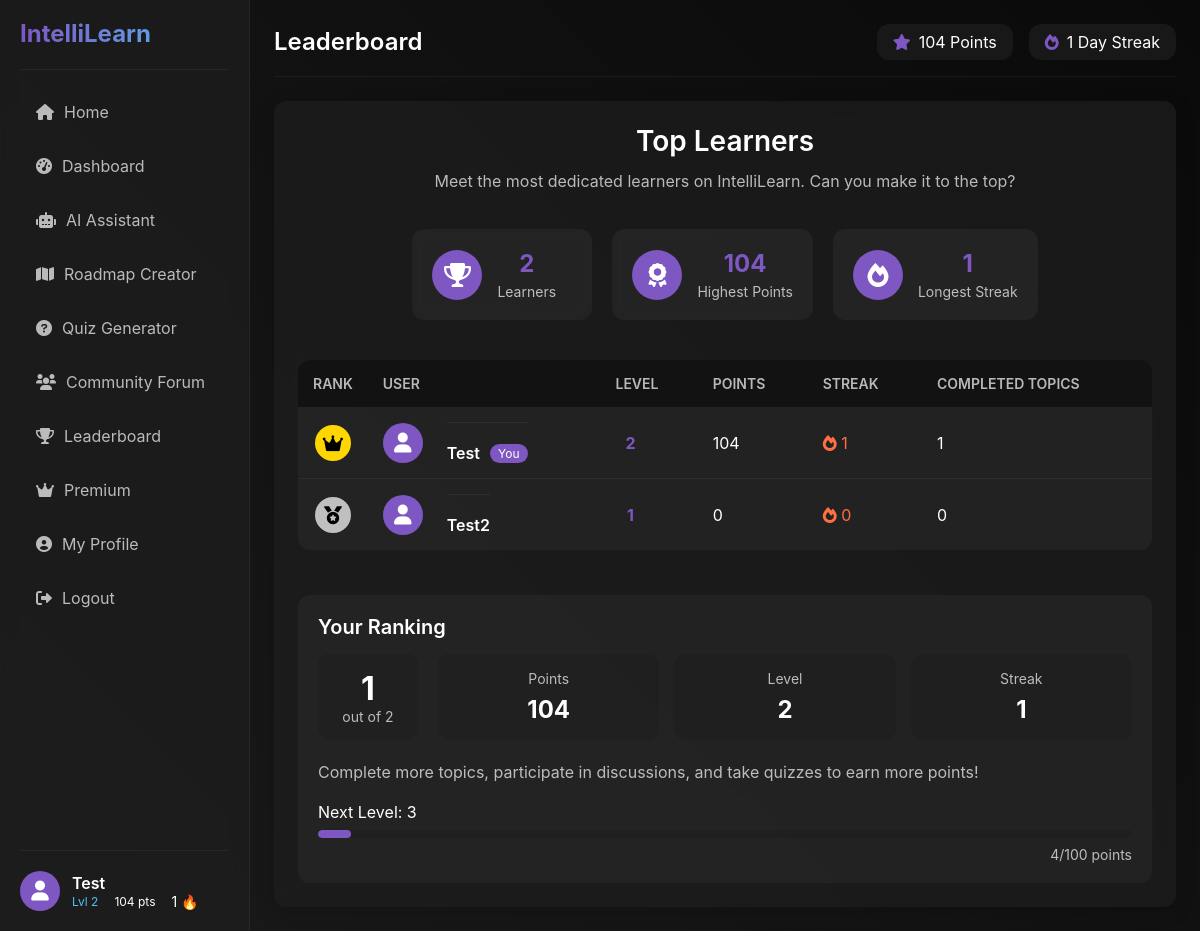
/leaderboard (signed in), run on the app's committed database.
### models.py (models this page shows, shortened)
class User(db.Model):
    __tablename__ = 'users'
    id = db.Column(db.Integer, primary_key=True)
    username = db.Column(db.String(50), unique=True, nullable=False)
    password = db.Column(db.String(100), nullable=False)
    points = db.Column(db.Integer, default=0)
    level = db.Column(db.Integer, default=1)
    streak = db.Column(db.Integer, default=0)
    completed_topics = db.Column(db.Text, default='[]')  # JSON string of completed topics
    is_premium = db.Column(db.Boolean, default=False)
    premium_until = db.Column(db.DateTime, nullable=True)
    created_at = db.Column(db.DateTime, default=datetime.datetime.utcnow)
    education_level = db.Column(db.String(100), nullable=True)  # e.g., High School, Bachelor's, Master's
    field_of_study = db.Column(db.String(100), nullable=True)  # e.g., Computer Science, Biology
    current_courses = db.Column(db.Text, default='[]')  # JSON string of current courses
    learning_goals = db.Column(db.Text, nullable=True)  # Learning objectives
    career_goals = db.Column(db.String(200), nullable=True)  # Career aspirations
    preferred_learning_style = db.Column(db.String(50), nullable=True)  # e.g., Visual, Auditory, Reading/Writing
    roadmaps = db.relationship('Roadmap', backref='creator', lazy=True)
    forum_posts = db.relationship('ForumPost', backref='author', lazy=True)
    forum_comments = db.relationship('ForumComment', backref='author', lazy=True)
    chat_messages = db.relationship('ChatMessage', backref='user', lazy=True)
    def get_completed_topics(self):
        if self.completed_topics:
            return json.loads(self.completed_topics)
        return []
    def get_current_courses(self):
        if self.current_courses:
            return json.loads(self.current_courses)
        return []
    def to_dict(self):
        return {
            'id': self.id,
            'username': self.username,
            'points': self.points,
            'level': self.level,
            'streak': self.streak,
            'completed_topics': self.get_completed_topics(),
            'is_premium': self.is_premium,
            'premium_until': self.premium_until.isoformat() if self.premium_until else None,
            'education_level': self.education_level,
            'field_of_study': self.field_of_study,
            'current_courses': self.get_current_courses(),
            'learning_goals': self.learning_goals,
            'career_goals': self.career_goals,
            'preferred_learning_style': self.preferred_learning_style
        }

### app.py (the view)
@app.route('/leaderboard')
def leaderboard():
    users = User.query.order_by(User.points.desc()).all()
    highest_points = max([user.points for user in users]) if users else 0
    highest_streak = max([user.streak for user in users]) if users else 0
    current_user = None
    next_level_points = 0
    if 'username' in session:
        current_user = User.query.filter_by(username=session['username']).first()
        if current_user:
            next_level_points = 100 - (current_user.points % 100)
    return render_template('leaderboard.html',
                          leaderboard=[user.to_dict() for user in users],
                          highest_points=highest_points,
                          highest_streak=highest_streak,
                          user=current_user,
                          next_level_points=next_level_points)

### templates/leaderboard.html (shortened to what this page needs)
{% extends "base.html" %}
{% block page_title %}Leaderboard{% endblock %}
{% block content %}
<div class="leaderboard-container">
    <div class="leaderboard-header">
        <h2>Top Learners</h2>
        <p>Meet the most dedicated learners on IntelliLearn. Can you make it to the top?</p>
    </div>
    <div class="leaderboard-stats">
        <div class="stat-card">
            <div class="stat-icon">
                <i class="fas fa-trophy"></i>
            </div>
            <div class="stat-info">
                <div class="stat-value">{{ leaderboard|length }}</div>
                <div class="stat-label">Learners</div>
            </div>
        </div>
        <div class="stat-card">
            <div class="stat-icon">
                <i class="fas fa-award"></i>
            </div>
            <div class="stat-info">
                <div class="stat-value">{{ highest_points }}</div>
                <div class="stat-label">Highest Points</div>
            </div>
        </div>
        <div class="stat-card">
            <div class="stat-icon">
                <i class="fas fa-fire"></i>
            </div>
            <div class="stat-info">
                <div class="stat-value">{{ highest_streak }}</div>
                <div class="stat-label">Longest Streak</div>
            </div>
        </div>
    </div>
    <div class="leaderboard-table-container">
        <table class="leaderboard-table">
            <thead>
                <tr>
                    <th>Rank</th>
                    <th>User</th>
                    <th>Level</th>
                    <th>Points</th>
                    <th>Streak</th>
                    <th>Completed Topics</th>
                </tr>
            </thead>
            <tbody>
                {% for user_entry in leaderboard %}
                <tr class="{% if 'username' in session and session['username'] == user_entry.username %}leaderboard-current-user{% endif %}">
                    <td class="rank">
                        {% if loop.index == 1 %}
                        <div class="rank-icon rank-1"><i class="fas fa-crown"></i></div>
                        {% elif loop.index == 2 %}
                        <div class="rank-icon rank-2"><i class="fas fa-medal"></i></div>
                        {% elif loop.index == 3 %}
                        <div class="rank-icon rank-3"><i class="fas fa-award"></i></div>
                        {% else %}
                        <div class="rank-number">{{ loop.index }}</div>
                        {% endif %}
                    </td>
                    <td class="user">
                        <div class="user-avatar">
                            <i class="fas fa-user"></i>
                        </div>
                        <div class="user-info">
                            <div class="username">{{ user_entry.username }}</div>
                            {% if 'username' in session and session['username'] == user_entry.username %}
                            <div class="user-tag">You</div>
                            {% endif %}
                        </div>
                    </td>
                    <td class="level">
                        <div class="level-badge">{{ user_entry.level }}</div>
                    </td>
                    <td class="points">{{ user_entry.points }}</td>
                    <td class="streak">
                        <i class="fas fa-fire"></i> {{ user_entry.streak }}
                    </td>
                    <td class="topics">{{ user_entry.completed_topics|length }}</td>
                </tr>
                {% endfor %}
            </tbody>
        </table>
    </div>
    {% if 'username' in session %}
    <div class="user-rank-info">
        <h3>Your Ranking</h3>
        <div class="user-rank-card">
            <div class="user-rank-position">
                {% for user_entry in leaderboard %}
                    {% if user_entry.username == session['username'] %}
                        <div class="rank-number">{{ loop.index }}</div>
                        <div class="rank-label">out of {{ leaderboard|length }}</div>
                    {% endif %}
                {% endfor %}
            </div>
            <div class="user-rank-stats">
                <div class="rank-stat">
                    <div class="rank-stat-label">Points</div>
                    <div class="rank-stat-value">{{ user.points }}</div>
                </div>
                <div class="rank-stat">
                    <div class="rank-stat-label">Level</div>
                    <div class="rank-stat-value">{{ user.level }}</div>
                </div>
                <div class="rank-stat">
                    <div class="rank-stat-label">Streak</div>
                    <div class="rank-stat-value">{{ user.streak }}</div>
                </div>
            </div>
        </div>
        <div class="rank-improvement">
            <p>Complete more topics, participate in discussions, and take quizzes to earn more points!</p>
            {% if 'username' in session and next_level_points > 0 %}
            <div class="next-level-progress">
                <div class="progress-label">Next Level: {{ user.level + 1 }}</div>
                <div class="progress-bar-container">
                    <div class="progress-bar" style="width: {{ (user.points % 100) }}%;"></div>
                </div>
                <div class="progress-value">{{ user.points % 100 }}/100 points</div>
            </div>
            {% endif %}
        </div>
    </div>
    {% endif %}
</div>
{% endblock %}

### templates/base.html (shortened to what this page needs)
<!DOCTYPE html>
<html lang="en">
<head>
    <link rel="stylesheet" href="{{ url_for('static', filename='css/style.css') }}">
    <link rel="stylesheet" href="https://cdnjs.cloudflare.com/ajax/libs/font-awesome/6.0.0/css/all.min.css">
</head>
<body>
    <div class="app-container">
        <nav class="sidebar">
            <div class="sidebar-header">
                <h1 class="logo">IntelliLearn</h1>
            </div>
            <ul class="sidebar-menu">
                {% if 'username' in session %}
                <li><a href="{{ url_for('dashboard') }}"><i class="fas fa-home"></i> Home</a></li>
                <li><a href="{{ url_for('dashboard') }}"><i class="fas fa-tachometer-alt"></i> Dashboard</a></li>
                <li><a href="{{ url_for('ai_chat') }}"><i class="fas fa-robot"></i> AI Assistant</a></li>
                <li><a href="{{ url_for('roadmap_creator') }}"><i class="fas fa-map"></i> Roadmap Creator</a></li>
                <li><a href="{{ url_for('quiz_generator') }}"><i class="fas fa-question-circle"></i> Quiz Generator</a></li>
                <li><a href="{{ url_for('forum') }}"><i class="fas fa-users"></i> Community Forum</a></li>
                <li><a href="{{ url_for('leaderboard') }}"><i class="fas fa-trophy"></i> Leaderboard</a></li>
                <li><a href="{{ url_for('premium') }}"><i class="fas fa-crown"></i> Premium</a></li>
                <li><a href="{{ url_for('profile') }}"><i class="fas fa-user-circle"></i> My Profile</a></li>
                <li><a href="{{ url_for('logout') }}"><i class="fas fa-sign-out-alt"></i> Logout</a></li>
                {% else %}
                <li><a href="{{ url_for('index') }}"><i class="fas fa-home"></i> Home</a></li>
                <li><a href="{{ url_for('login') }}"><i class="fas fa-sign-in-alt"></i> Login</a></li>
                <li><a href="{{ url_for('signup') }}"><i class="fas fa-user-plus"></i> Sign Up</a></li>
                {% endif %}
            </ul>
            {% if 'username' in session %}
            <a href="{{ url_for('profile') }}" class="user-info-link">
                <div class="user-info">
                    <div class="user-avatar">
                        <i class="fas fa-user"></i>
                    </div>
                    <div class="user-details">
                        <div class="username">{{ user.username }}</div>
                        <div class="user-stats">
                            <span class="user-level" title="Current Level">Lvl {{ user.level }}</span>
                            <span class="user-points" title="Points">{{ user.points }} pts</span>
                            <span class="user-streak" title="Current Streak">{{ user.streak }} 🔥</span>
                        </div>
                    </div>
                </div>
            </a>
            {% endif %}
        </nav>
        <main class="content">
            <div class="content-header">
                <div class="page-title">
                    <h2>{% block page_title %}IntelliLearn{% endblock %}</h2>
                </div>
                {% if 'username' in session %}
                <div class="user-stats">
                    <div class="stat">
                        <i class="fas fa-star"></i>
                        <span>{% if user is defined %}{{ user.points }} Points{% else %}0 Points{% endif %}</span>
                    </div>
                    <div class="stat">
                        <i class="fas fa-fire"></i>
                        <span>{% if user is defined %}{{ user.streak }} Day Streak{% else %}0 Day Streak{% endif %}</span>
                    </div>
                </div>
                {% endif %}
            </div>
            <div class="content-body">
                {% block content %}{% endblock %}
            </div>
        </main>
    </div>
</body>
</html>

### data on the page
User: username "Test", level "2", points "104", streak "1", shows "You", completed_topics|length "1", leaderboard "2", user.level+1 "3", user.points%100 "4"
User: username "Test2", level "1", points "0", streak "0", completed_topics|length "0"

### other printed values
{{ leaderboard|length }} "2"
{{ highest_points }} "104"
{{ highest_streak }} "1"
